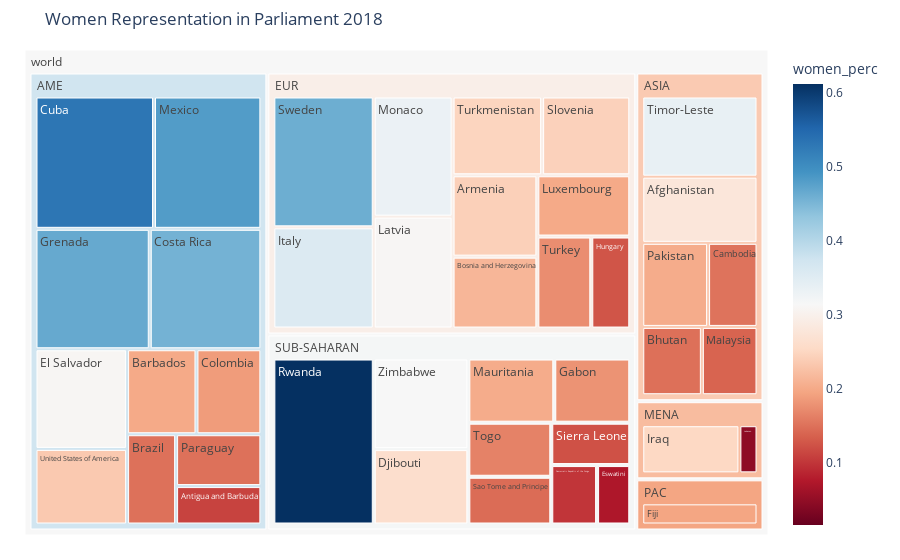

Notebook code for this chart:
### Code cell
df_18 = df_.query("year == 2018")
fig = px.treemap(df_18, path=[px.Constant("world"), 'region', 'country'], values='women_perc',
                  color='women_perc', title='Women Representation in Parliament 2018',
                  color_continuous_scale='RdBu',
                  color_continuous_midpoint=np.average(df_18['women_perc'], weights=df_18['women_perc']))
fig.update_layout(margin = dict(t=50, l=25, r=25, b=25))
fig.show()

### Figure 1 — Plotly figure (JSON) as saved in the notebook; plotly's stock layout.template omitted (floating-point values rounded to 4 significant figures)
{"data": [{"branchvalues": "total", "customdata": [[0.2788], [0.1111], [0.2424], [0.2], [0.1489], [0.2142], [0.1501], [0.152], [0.1871], [0.456], [0.532], [0.1], [0.262], [0.3096], [0.07245], [0.196], [0.1791], [0.467], [0.126], [0.2522], [0.357], [0.31], [0.047], [0.2], [0.139], [0.2026], [0.482], [0.333], [0.2024], [0.15], [0.6123], [0.1455], [0.123], [0.244], [0.4614], [0.338], [0.1648], [0.1744], [0.248], [0.235], [0.3147], [0.3734], [0.2363], [0.2953], [0.22], [0.196], [0.3191], [0.3142]], "domain": {"x": [0, 1], "y": [0, 1]}, "hovertemplate": "labels=%{label}<br>women_perc_sum=%{value}<br>parent=%{parent}<br>id=%{id}<br>women_perc=%{color}<extra></extra>", "ids": ["world/ASIA/Afghanistan", "world/AME/Antigua and Barbuda", "world/EUR/Armenia", "world/AME/Barbados", "world/ASIA/Bhutan", "world/EUR/Bosnia and Herzegovina", "world/AME/Brazil", "world/ASIA/Cambodia", "world/AME/Colombia", "world/AME/Costa Rica", "world/AME/Cuba", "world/SUB-SAHARAN/Democratic Republic of the Congo", "world/SUB-SAHARAN/Djibouti", "world/AME/El Salvador", "world/SUB-SAHARAN/Eswatini", "world/PAC/Fiji", "world/SUB-SAHARAN/Gabon", "world/AME/Grenada", "world/EUR/Hungary", "world/MENA/Iraq", "world/EUR/Italy", "world/EUR/Latvia", "world/MENA/Lebanon", "world/EUR/Luxembourg", "world/ASIA/Malaysia", "world/SUB-SAHARAN/Mauritania", "world/AME/Mexico", "world/EUR/Monaco", "world/ASIA/Pakistan", "world/AME/Paraguay", "world/SUB-SAHARAN/Rwanda", "world/SUB-SAHARAN/Sao Tome and Principe", "world/SUB-SAHARAN/Sierra Leone", "world/EUR/Slovenia", "world/EUR/Sweden", "world/ASIA/Timor-Leste", "world/SUB-SAHARAN/Togo", "world/EUR/Turkey", "world/EUR/Turkmenistan", "world/AME/United States of America", "world/SUB-SAHARAN/Zimbabwe", "world/AME", "world/ASIA", "world/EUR", "world/MENA", "world/PAC", "world/SUB-SAHARAN", "world"], "labels": ["Afghanistan", "Antigua and Barbuda", "Armenia", "Barbados", "Bhutan", "Bosnia and Herzegovina", "Brazil", "Cambodia", "Colombia", "Costa Rica", "Cuba", "Democratic Republic of the Congo", "Djibouti", "El Salvador", "Eswatini", "Fiji", "Gabon", "Grenada", "Hungary", "Iraq", "Italy", "Latvia", "Lebanon", "Luxembourg", "Malaysia", "Mauritania", "Mexico", "Monaco", "Pakistan", "Paraguay", "Rwanda", "Sao Tome and Principe", "Sierra Leone", "Slovenia", "Sweden", "Timor-Leste", "Togo", "Turkey", "Turkmenistan", "United States of America", "Zimbabwe", "AME", "ASIA", "EUR", "MENA", "PAC", "SUB-SAHARAN", "world"], "marker": {"coloraxis": "coloraxis", "colors": [0.2788, 0.1111, 0.2424, 0.2, 0.1489, 0.2142, 0.1501, 0.152, 0.1871, 0.456, 0.532, 0.1, 0.262, 0.3096, 0.07245, 0.196, 0.1791, 0.467, 0.126, 0.2522, 0.357, 0.31, 0.047, 0.2, 0.139, 0.2026, 0.482, 0.333, 0.2024, 0.15, 0.6123, 0.1455, 0.123, 0.244, 0.4614, 0.338, 0.1648, 0.1744, 0.248, 0.235, 0.3147, 0.3734, 0.2363, 0.2953, 0.22, 0.196, 0.3191, 0.3142]}, "name": "", "parents": ["world/ASIA", "world/AME", "world/EUR", "world/AME", "world/ASIA", "world/EUR", "world/AME", "world/ASIA", "world/AME", "world/AME", "world/AME", "world/SUB-SAHARAN", "world/SUB-SAHARAN", "world/AME", "world/SUB-SAHARAN", "world/PAC", "world/SUB-SAHARAN", "world/AME", "world/EUR", "world/MENA", "world/EUR", "world/EUR", "world/MENA", "world/EUR", "world/ASIA", "world/SUB-SAHARAN", "world/AME", "world/EUR", "world/ASIA", "world/AME", "world/SUB-SAHARAN", "world/SUB-SAHARAN", "world/SUB-SAHARAN", "world/EUR", "world/EUR", "world/ASIA", "world/SUB-SAHARAN", "world/EUR", "world/EUR", "world/AME", "world/SUB-SAHARAN", "world", "world", "world", "world", "world", "world", ""], "type": "treemap", "values": [0.2788, 0.1111, 0.2424, 0.2, 0.1489, 0.2142, 0.1501, 0.152, 0.1871, 0.456, 0.532, 0.1, 0.262, 0.3096, 0.07245, 0.196, 0.1791, 0.467, 0.126, 0.2522, 0.357, 0.31, 0.047, 0.2, 0.139, 0.2026, 0.482, 0.333, 0.2024, 0.15, 0.6123, 0.1455, 0.123, 0.244, 0.4614, 0.338, 0.1648, 0.1744, 0.248, 0.235, 0.3147, 3.28, 1.259, 2.91, 0.2992, 0.196, 2.176, 10.12]}], "layout": {"coloraxis": {"cmid": 0.3142, "colorbar": {"title": {"text": "women_perc"}}, "colorscale": [[0, "rgb(103,0,31)"], [0.1, "rgb(178,24,43)"], [0.2, "rgb(214,96,77)"], [0.3, "rgb(244,165,130)"], [0.4, "rgb(253,219,199)"], [0.5, "rgb(247,247,247)"], [0.6, "rgb(209,229,240)"], [0.7, "rgb(146,197,222)"], [0.8, "rgb(67,147,195)"], [0.9, "rgb(33,102,172)"], [1, "rgb(5,48,97)"]]}, "legend": {"tracegroupgap": 0}, "margin": {"b": 25, "l": 25, "r": 25, "t": 50}, "title": {"text": "Women Representation in Parliament 2018"}}}
